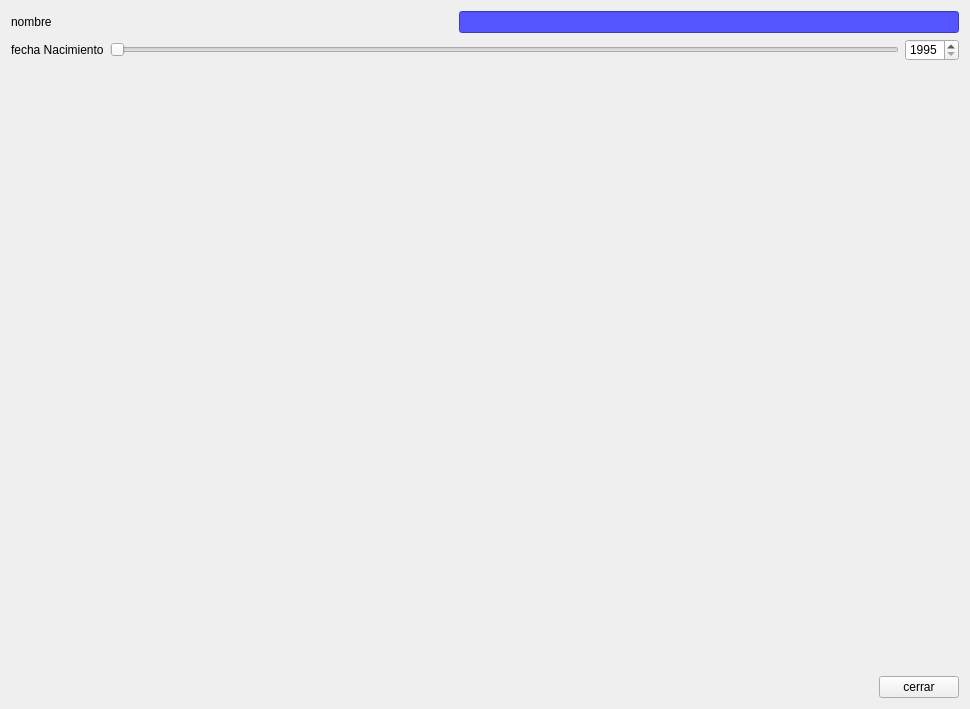
<?xml version="1.0" encoding="UTF-8"?>
<ui version="4.0">
 <class>MyForm</class>
 <widget class="QWidget" name="MyForm">
  <property name="geometry">
   <rect>
    <x>0</x>
    <y>0</y>
    <width>970</width>
    <height>709</height>
   </rect>
  </property>
  <property name="windowTitle">
   <string>Form</string>
  </property>
  <property name="styleSheet">
   <string notr="true">color: rgb(255, 255, 255);</string>
  </property>
  <layout class="QVBoxLayout" name="verticalLayout_4">
   <item>
    <layout class="QVBoxLayout" name="verticalLayout_3">
     <item>
      <layout class="QVBoxLayout" name="verticalLayout">
       <item>
        <layout class="QHBoxLayout" name="horizontalLayout">
         <item>
          <widget class="QLabel" name="label">
           <property name="styleSheet">
            <string notr="true">color: rgb(0, 0, 0);</string>
           </property>
           <property name="text">
            <string>nombre</string>
           </property>
          </widget>
         </item>
         <item>
          <widget class="QLineEdit" name="lineEdit">
           <property name="minimumSize">
            <size>
             <width>0</width>
             <height>0</height>
            </size>
           </property>
           <property name="maximumSize">
            <size>
             <width>500</width>
             <height>16777215</height>
            </size>
           </property>
           <property name="styleSheet">
            <string notr="true">background-color: rgb(85, 85, 255);
color: rgb(255, 255, 255);</string>
           </property>
          </widget>
         </item>
        </layout>
       </item>
       <item>
        <layout class="QHBoxLayout" name="horizontalLayout_2">
         <item>
          <widget class="QLabel" name="label_2">
           <property name="styleSheet">
            <string notr="true">color: rgb(0, 0, 0);</string>
           </property>
           <property name="text">
            <string>fecha Nacimiento</string>
           </property>
          </widget>
         </item>
         <item>
          <widget class="QSlider" name="horizontalSlider">
           <property name="styleSheet">
            <string notr="true">color: rgb(255, 0, 0);</string>
           </property>
           <property name="minimum">
            <number>1995</number>
           </property>
           <property name="maximum">
            <number>2005</number>
           </property>
           <property name="pageStep">
            <number>5</number>
           </property>
           <property name="value">
            <number>1995</number>
           </property>
           <property name="sliderPosition">
            <number>1995</number>
           </property>
           <property name="orientation">
            <enum>Qt::Horizontal</enum>
           </property>
          </widget>
         </item>
         <item>
          <widget class="QSpinBox" name="spinBox">
           <property name="styleSheet">
            <string notr="true">color: rgb(0, 0, 0);</string>
           </property>
           <property name="minimum">
            <number>1995</number>
           </property>
           <property name="maximum">
            <number>2005</number>
           </property>
          </widget>
         </item>
        </layout>
       </item>
      </layout>
     </item>
     <item>
      <layout class="QVBoxLayout" name="verticalLayout_2">
       <item>
        <spacer name="verticalSpacer">
         <property name="orientation">
          <enum>Qt::Vertical</enum>
         </property>
         <property name="sizeHint" stdset="0">
          <size>
           <width>20</width>
           <height>40</height>
          </size>
         </property>
        </spacer>
       </item>
       <item>
        <layout class="QHBoxLayout" name="horizontalLayout_3">
         <item>
          <spacer name="horizontalSpacer">
           <property name="orientation">
            <enum>Qt::Horizontal</enum>
           </property>
           <property name="sizeHint" stdset="0">
            <size>
             <width>40</width>
             <height>20</height>
            </size>
           </property>
          </spacer>
         </item>
         <item>
          <widget class="QPushButton" name="pushButton">
           <property name="styleSheet">
            <string notr="true">color: rgb(0, 0, 0);</string>
           </property>
           <property name="text">
            <string>cerrar</string>
           </property>
          </widget>
         </item>
        </layout>
       </item>
      </layout>
     </item>
    </layout>
   </item>
  </layout>
 </widget>
 <resources/>
 <connections>
  <connection>
   <sender>lineEdit</sender>
   <signal>textChanged(QString)</signal>
   <receiver>label</receiver>
   <slot>setText(QString)</slot>
   <hints>
    <hint type="sourcelabel">
     <x>195</x>
     <y>28</y>
    </hint>
    <hint type="destinationlabel">
     <x>53</x>
     <y>17</y>
    </hint>
   </hints>
  </connection>
  <connection>
   <sender>pushButton</sender>
   <signal>clicked()</signal>
   <receiver>MyForm</receiver>
   <slot>close()</slot>
   <hints>
    <hint type="sourcelabel">
     <x>128</x>
     <y>156</y>
    </hint>
    <hint type="destinationlabel">
     <x>130</x>
     <y>219</y>
    </hint>
   </hints>
  </connection>
  <connection>
   <sender>horizontalSlider</sender>
   <signal>valueChanged(int)</signal>
   <receiver>spinBox</receiver>
   <slot>setValue(int)</slot>
   <hints>
    <hint type="sourcelabel">
     <x>257</x>
     <y>75</y>
    </hint>
    <hint type="destinationlabel">
     <x>425</x>
     <y>82</y>
    </hint>
   </hints>
  </connection>
  <connection>
   <sender>spinBox</sender>
   <signal>valueChanged(int)</signal>
   <receiver>horizontalSlider</receiver>
   <slot>setValue(int)</slot>
   <hints>
    <hint type="sourcelabel">
     <x>445</x>
     <y>84</y>
    </hint>
    <hint type="destinationlabel">
     <x>341</x>
     <y>86</y>
    </hint>
   </hints>
  </connection>
 </connections>
</ui>
